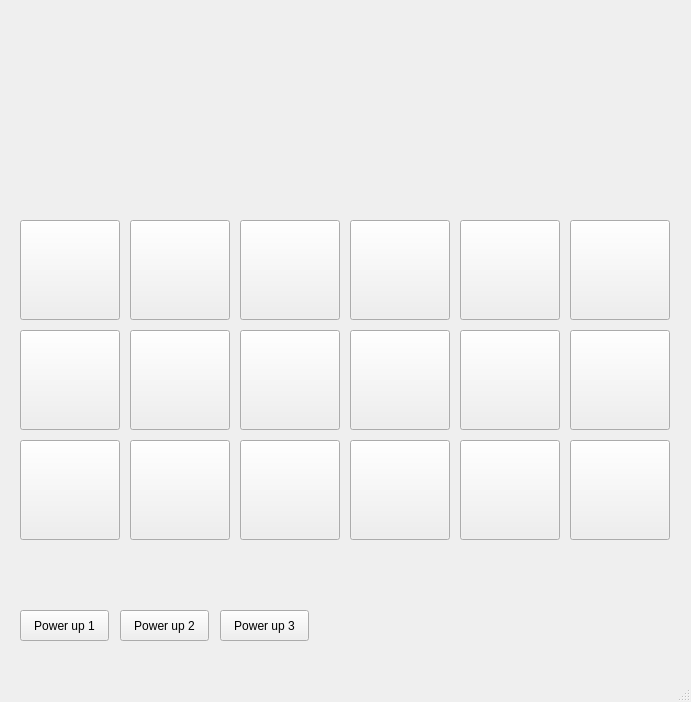
<?xml version="1.0" encoding="UTF-8"?>
<ui version="4.0">
 <class>game_window</class>
 <widget class="QMainWindow" name="game_window">
  <property name="geometry">
   <rect>
    <x>0</x>
    <y>0</y>
    <width>691</width>
    <height>702</height>
   </rect>
  </property>
  <property name="windowTitle">
   <string>game_window</string>
  </property>
  <widget class="QWidget" name="centralwidget">
   <widget class="QPushButton" name="pushButton_1">
    <property name="geometry">
     <rect>
      <x>20</x>
      <y>220</y>
      <width>100</width>
      <height>100</height>
     </rect>
    </property>
    <property name="text">
     <string/>
    </property>
   </widget>
   <widget class="QPushButton" name="pushButton_2">
    <property name="geometry">
     <rect>
      <x>130</x>
      <y>220</y>
      <width>100</width>
      <height>100</height>
     </rect>
    </property>
    <property name="text">
     <string/>
    </property>
   </widget>
   <widget class="QPushButton" name="pushButton_3">
    <property name="geometry">
     <rect>
      <x>240</x>
      <y>220</y>
      <width>100</width>
      <height>100</height>
     </rect>
    </property>
    <property name="text">
     <string/>
    </property>
   </widget>
   <widget class="QPushButton" name="pushButton_4">
    <property name="geometry">
     <rect>
      <x>350</x>
      <y>220</y>
      <width>100</width>
      <height>100</height>
     </rect>
    </property>
    <property name="text">
     <string/>
    </property>
   </widget>
   <widget class="QPushButton" name="pushButton_5">
    <property name="geometry">
     <rect>
      <x>460</x>
      <y>220</y>
      <width>100</width>
      <height>100</height>
     </rect>
    </property>
    <property name="text">
     <string/>
    </property>
   </widget>
   <widget class="QPushButton" name="pushButton_6">
    <property name="geometry">
     <rect>
      <x>570</x>
      <y>220</y>
      <width>100</width>
      <height>100</height>
     </rect>
    </property>
    <property name="text">
     <string/>
    </property>
   </widget>
   <widget class="QPushButton" name="pushButton_7">
    <property name="geometry">
     <rect>
      <x>20</x>
      <y>330</y>
      <width>100</width>
      <height>100</height>
     </rect>
    </property>
    <property name="text">
     <string/>
    </property>
   </widget>
   <widget class="QPushButton" name="pushButton_8">
    <property name="geometry">
     <rect>
      <x>130</x>
      <y>330</y>
      <width>100</width>
      <height>100</height>
     </rect>
    </property>
    <property name="text">
     <string/>
    </property>
   </widget>
   <widget class="QPushButton" name="pushButton_9">
    <property name="geometry">
     <rect>
      <x>240</x>
      <y>330</y>
      <width>100</width>
      <height>100</height>
     </rect>
    </property>
    <property name="text">
     <string/>
    </property>
   </widget>
   <widget class="QPushButton" name="pushButton_10">
    <property name="geometry">
     <rect>
      <x>350</x>
      <y>330</y>
      <width>100</width>
      <height>100</height>
     </rect>
    </property>
    <property name="text">
     <string/>
    </property>
   </widget>
   <widget class="QPushButton" name="pushButton_11">
    <property name="geometry">
     <rect>
      <x>460</x>
      <y>330</y>
      <width>100</width>
      <height>100</height>
     </rect>
    </property>
    <property name="text">
     <string/>
    </property>
   </widget>
   <widget class="QPushButton" name="pushButton_12">
    <property name="geometry">
     <rect>
      <x>570</x>
      <y>330</y>
      <width>100</width>
      <height>100</height>
     </rect>
    </property>
    <property name="text">
     <string/>
    </property>
   </widget>
   <widget class="QPushButton" name="pushButton_13">
    <property name="geometry">
     <rect>
      <x>20</x>
      <y>440</y>
      <width>100</width>
      <height>100</height>
     </rect>
    </property>
    <property name="text">
     <string/>
    </property>
   </widget>
   <widget class="QPushButton" name="pushButton_14">
    <property name="geometry">
     <rect>
      <x>130</x>
      <y>440</y>
      <width>100</width>
      <height>100</height>
     </rect>
    </property>
    <property name="text">
     <string/>
    </property>
   </widget>
   <widget class="QPushButton" name="pushButton_15">
    <property name="geometry">
     <rect>
      <x>240</x>
      <y>440</y>
      <width>100</width>
      <height>100</height>
     </rect>
    </property>
    <property name="text">
     <string/>
    </property>
   </widget>
   <widget class="QPushButton" name="pushButton_16">
    <property name="geometry">
     <rect>
      <x>350</x>
      <y>440</y>
      <width>100</width>
      <height>100</height>
     </rect>
    </property>
    <property name="text">
     <string/>
    </property>
   </widget>
   <widget class="QPushButton" name="pushButton_17">
    <property name="geometry">
     <rect>
      <x>460</x>
      <y>440</y>
      <width>100</width>
      <height>100</height>
     </rect>
    </property>
    <property name="text">
     <string/>
    </property>
   </widget>
   <widget class="QPushButton" name="pushButton_18">
    <property name="geometry">
     <rect>
      <x>570</x>
      <y>440</y>
      <width>100</width>
      <height>100</height>
     </rect>
    </property>
    <property name="text">
     <string/>
    </property>
   </widget>
   <widget class="QPushButton" name="power_up1">
    <property name="geometry">
     <rect>
      <x>20</x>
      <y>610</y>
      <width>89</width>
      <height>31</height>
     </rect>
    </property>
    <property name="text">
     <string>Power up 1</string>
    </property>
   </widget>
   <widget class="QPushButton" name="power_up2">
    <property name="geometry">
     <rect>
      <x>120</x>
      <y>610</y>
      <width>89</width>
      <height>31</height>
     </rect>
    </property>
    <property name="text">
     <string>Power up 2</string>
    </property>
   </widget>
   <widget class="QPushButton" name="power_up3">
    <property name="geometry">
     <rect>
      <x>220</x>
      <y>610</y>
      <width>89</width>
      <height>31</height>
     </rect>
    </property>
    <property name="text">
     <string>Power up 3</string>
    </property>
   </widget>
  </widget>
  <widget class="QMenuBar" name="menubar">
   <property name="geometry">
    <rect>
     <x>0</x>
     <y>0</y>
     <width>691</width>
     <height>27</height>
    </rect>
   </property>
  </widget>
  <widget class="QStatusBar" name="statusbar"/>
 </widget>
 <resources/>
 <connections/>
</ui>
